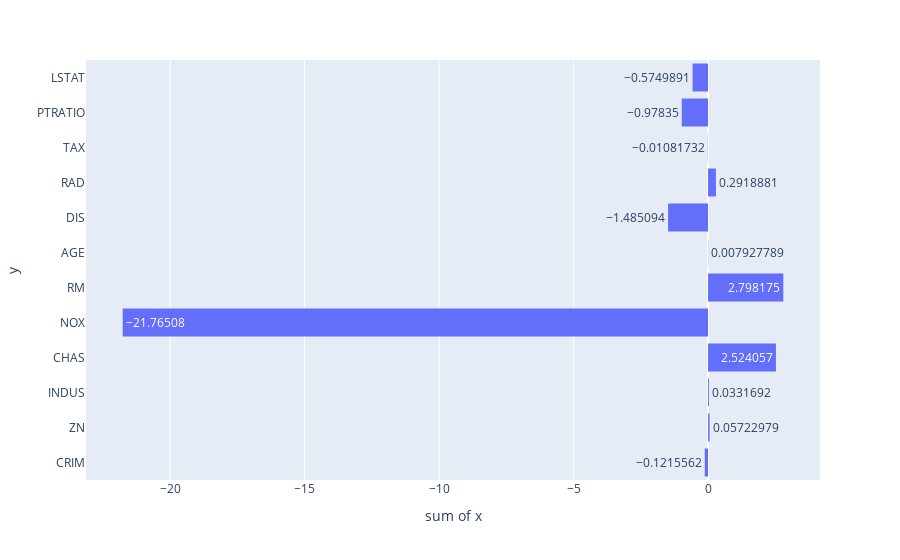

Write notebook code for a chart like this one.
### Code cell
px.histogram(x=model.coef_, y=X.columns, text_auto=True)

### Figure 1 — Plotly figure (JSON) as saved in the notebook; plotly's stock layout.template omitted (floating-point values rounded to 4 significant figures)
{"data": [{"alignmentgroup": "True", "bingroup": "y", "histfunc": "sum", "hovertemplate": "sum of x=%{x}<br>y=%{y}<extra></extra>", "legendgroup": "", "marker": {"color": "#636efa", "pattern": {"shape": ""}}, "name": "", "offsetgroup": "", "orientation": "h", "showlegend": false, "texttemplate": "%{value}", "type": "histogram", "x": [-0.1216, 0.05723, 0.03317, 2.524, -21.77, 2.798, 0.007928, -1.485, 0.2919, -0.01082, -0.9783, -0.575], "xaxis": "x", "y": ["CRIM", "ZN", "INDUS", "CHAS", "NOX", "RM", "AGE", "DIS", "RAD", "TAX", "PTRATIO", "LSTAT"], "yaxis": "y"}], "layout": {"barmode": "relative", "legend": {"tracegroupgap": 0}, "margin": {"t": 60}, "xaxis": {"anchor": "y", "domain": [0, 1], "title": {"text": "sum of x"}}, "yaxis": {"anchor": "x", "domain": [0, 1], "title": {"text": "y"}}}}
